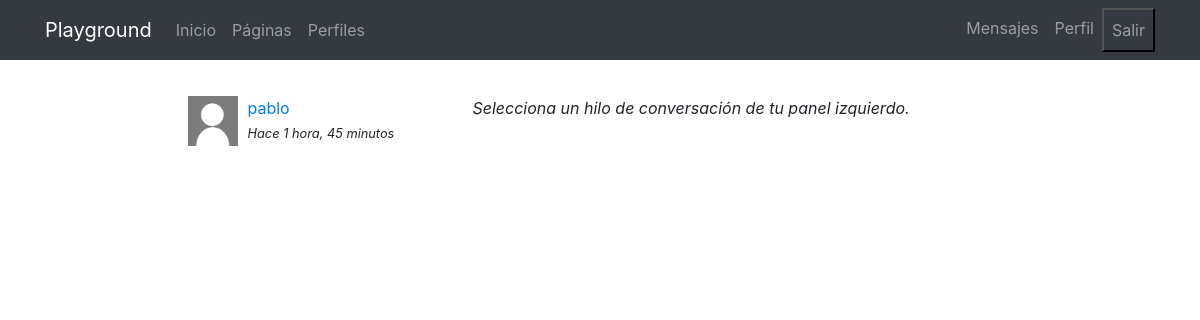
Before: /messenger/ (signed in) with the older database file.
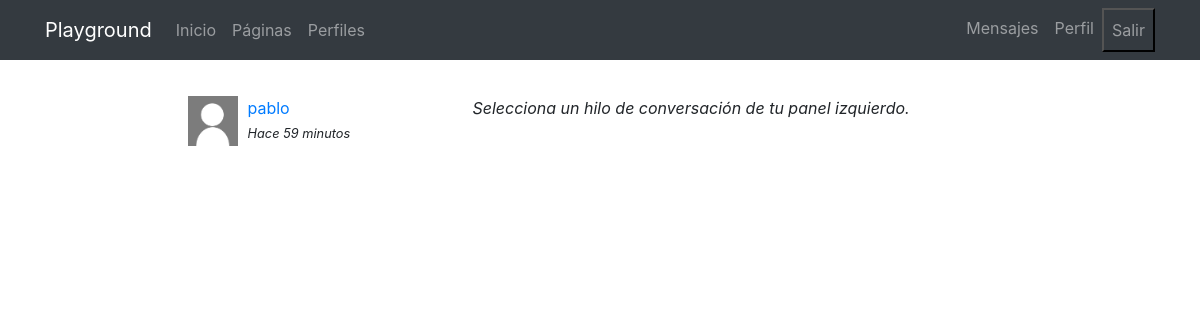
After: the same page with the newer database file.
### messanger/models.py (models this page shows)
class Thread(models.Model):
    users = models.ManyToManyField(User, related_name='threads')
    messages = models.ManyToManyField(Message)
    updated = models.DateTimeField(auto_now=True)
    objects = ThreadManager()
    class Meta:
        ordering = ['-updated']

class Message(models.Model):
    user = models.ForeignKey(User, on_delete=models.CASCADE)
    content = models.TextField()
    created = models.DateTimeField(auto_now_add=True)
    class Meta:
        ordering = ['created']

### messanger/views.py (the view)
# urls.py: path('', ThreadList.as_view(), name='list'),
@method_decorator(login_required, name="dispatch")
class ThreadList(TemplateView):
  template_name = 'messanger/thread_list.html'

### messanger/templates/messanger/thread_list.html (shortened to what this page needs)
{% extends 'core/base.html' %}
{% load static %}
{% block content %}
<main role="main">
  <div class="container">
    <div class="row mt-3">
      <div class="col-md-9 mx-auto mb-5">
        <div class="row">
          <div class="col-md-4">
            {% for thread in request.user.threads.all %}
              {% if thread.messages.all|length > 0 %}
                <div class="mb-3">
                  {% for user in thread.users.all %}
                    {% if user != request.user %}
                      {% if user.profile.avatar %}
                        <img src="{{user.profile.avatar.url}}" class="avatar">
                      {% else %}
                        <img src="{% static 'registration/img/no-avatar.jpg' %}" class="avatar">
                      {% endif %}
                      <div>
                        <a href="{% url 'messanger:detail' thread.pk %}">{{user}}</a><br>
                        <small><i>Hace {{thread.messages.last.created|timesince}}</i></small>
                      </div>
                    {% endif %}
                  {% endfor %}
                </div>
              {% endif %}
            {% endfor %}
          </div>
          <div class="col-md-8">
            <p><i>Selecciona un hilo de conversación de tu panel izquierdo.</i></p>
          </div>
        </div>
      </div>
    </div>
  </div>
</main>
{% endblock %}

### core/templates/core/base.html (shortened to what this page needs)
<!DOCTYPE html>
<html lang="es">
  <head>
    {% load static %}
    <link href="{% static 'core/vendor/bootstrap/css/bootstrap.min.css' %}" rel="stylesheet">
    <link href="{% static 'core/vendor/font-awesome/css/font-awesome.min.css' %}" rel="stylesheet" type="text/css">
    <link href="{% static 'core/css/main.css' %}" rel="stylesheet">
  </head>
  <body>
    <body>
      <nav class="navbar navbar-expand-lg navbar-dark bg-dark">
        <div class="container">
          <a class="navbar-brand" href="{% url 'home' %}">Playground</a>
          <div class="collapse navbar-collapse" id="ned">
            <ul class="navbar-nav mr-auto">
              <li class="nav-item">
                <a class="nav-link" href="{% url 'home' %}">Inicio</a>
              </li>
              <li class="nav-item">
                <a class="nav-link" href="{% url 'pages:pages' %}">Páginas</a>
              </li>
              <li class="nav-item">
                <a class="nav-link" href="{% url 'profiles:list' %}">Perfiles</a>
              </li>
            </ul>
            <ul class="navbar-nav">
              {% if not request.user.is_authenticated %}
                <li class="nav-item">
                  <a class="nav-link" href="{% url 'login' %}">
                    Acceder
                  </a>
                </li>
                <li class="nav-item">
                  <a class="nav-link" href="{% url 'signup' %}">
                    Registro
                  </a>
                </li>
              {% else %}
                <li class="nav-item">
                  <a class="nav-link" href="{% url 'messanger:list' %}">Mensajes</a>
                </li>
                <li class="nav-item">
                  <a class="nav-link" href="{% url 'profile' %}">Perfil</a>
                </li>
                <li class="nav-item">
                <form id="logout-form" method="post" action = "{% url 'logout' %}">
                    <input type="submit" class="nav-link bg-dark" value="Salir"/>
                </form>
              </li>
              {% endif %}
            </ul>
          </div>
        </div>
      </nav>
      {% block content %}{% endblock %}
  </body>
</html>

### core/static/core/css/main.css (style rules this page uses)
main { padding-top: 20px; }
:root { --jumbotron-padding-y: 3rem; }

### messanger/templates/messanger/thread_list.html (style rules this page uses)
.avatar { width:50px; height:50px; float:left; margin-right:10px; }

Changed rows visible on the page:
changed Thread: messages.last.created "1 hora, 45 minutos" → "59 minutos"
